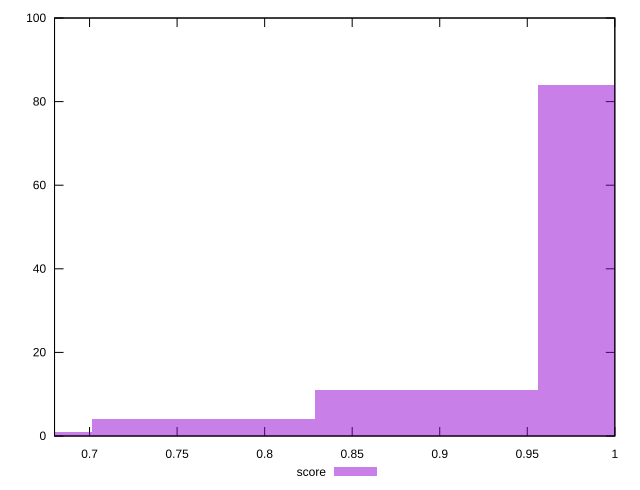

gnuplot code for this plot:
reset

$score <<EOF
1.0200053563354314 84
0.7650040172515735 4
0.8925046867935025 11
0.6375033477096447 1
EOF

set key outside below
set boxwidth 0.12750066954192893
set xrange [0.68:1]
set yrange [0:100]
set trange [0:100]
set style fill transparent solid 0.5 noborder
set terminal svg size 640, 490 enhanced background rgb 'white'
set output "reports/report_00028_2021-02-24T12-49-42.674Z/unminified-javascript/samples/music/score/histogram.svg"

plot $score title "score" with boxes

reset
